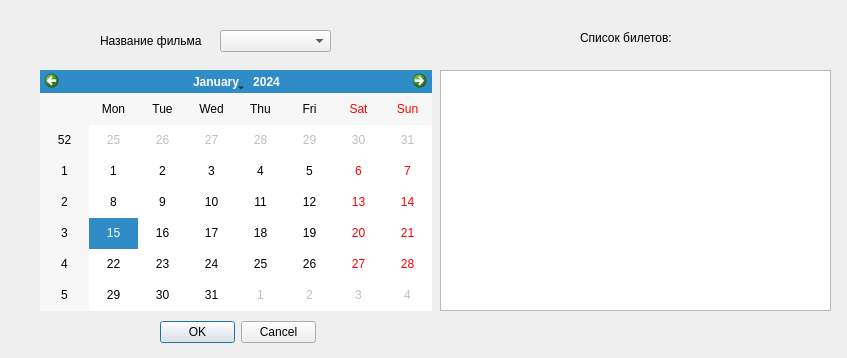
<?xml version="1.0" encoding="UTF-8"?>
<ui version="4.0">
 <class>Form</class>
 <widget class="QWidget" name="Form">
  <property name="geometry">
   <rect>
    <x>0</x>
    <y>0</y>
    <width>847</width>
    <height>358</height>
   </rect>
  </property>
  <property name="windowTitle">
   <string>Form</string>
  </property>
  <widget class="QLabel" name="label">
   <property name="geometry">
    <rect>
     <x>100</x>
     <y>30</y>
     <width>111</width>
     <height>21</height>
    </rect>
   </property>
   <property name="text">
    <string>Название фильма</string>
   </property>
  </widget>
  <widget class="QCalendarWidget" name="calendarWidget">
   <property name="geometry">
    <rect>
     <x>40</x>
     <y>70</y>
     <width>392</width>
     <height>241</height>
    </rect>
   </property>
  </widget>
  <widget class="QComboBox" name="comboBox">
   <property name="geometry">
    <rect>
     <x>220</x>
     <y>30</y>
     <width>111</width>
     <height>22</height>
    </rect>
   </property>
  </widget>
  <widget class="QListView" name="listView">
   <property name="geometry">
    <rect>
     <x>440</x>
     <y>70</y>
     <width>391</width>
     <height>241</height>
    </rect>
   </property>
  </widget>
  <widget class="QDialogButtonBox" name="buttonBox">
   <property name="geometry">
    <rect>
     <x>160</x>
     <y>320</y>
     <width>156</width>
     <height>24</height>
    </rect>
   </property>
   <property name="standardButtons">
    <set>QDialogButtonBox::Cancel|QDialogButtonBox::Ok</set>
   </property>
  </widget>
  <widget class="QLabel" name="label_2">
   <property name="geometry">
    <rect>
     <x>580</x>
     <y>30</y>
     <width>101</width>
     <height>16</height>
    </rect>
   </property>
   <property name="text">
    <string>Список билетов:</string>
   </property>
  </widget>
 </widget>
 <resources/>
 <connections/>
</ui>
